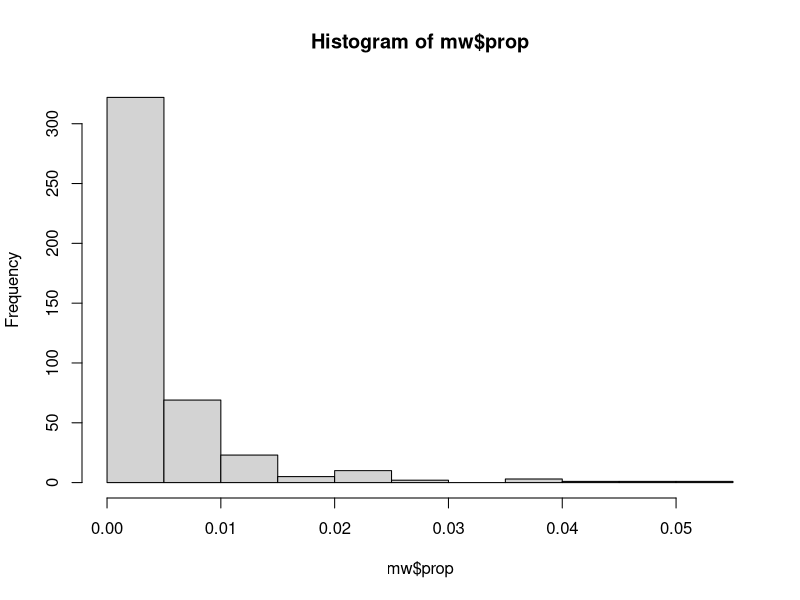
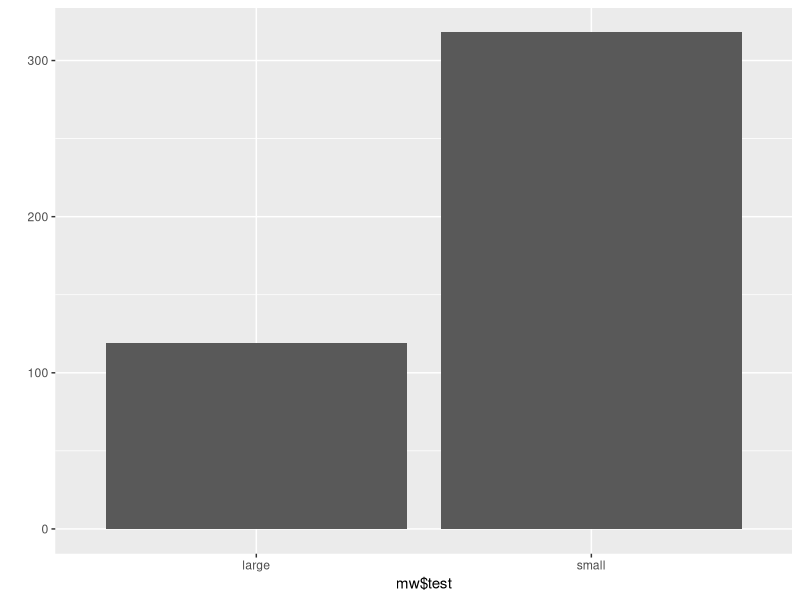

Source code (R) for these figures, in order:
# %% In[0]: Q1
library(ggplot2)
library(dplyr)
mw = midwest
head(mw)

# %% In[1]: Q2
mw = rename(mw, total = poptotal)
mw = rename(mw, asian = popasian)

# %% In[2]: Q3
mw$prop = mw$asian / mw$total
hist(mw$prop)

# %% In[3]: Q4
avg = mean(mw$prop)

mw$test = ifelse(mw$prop >= avg, 'large', 'small')

# %% In[4]: Q5
qplot(mw$test)
